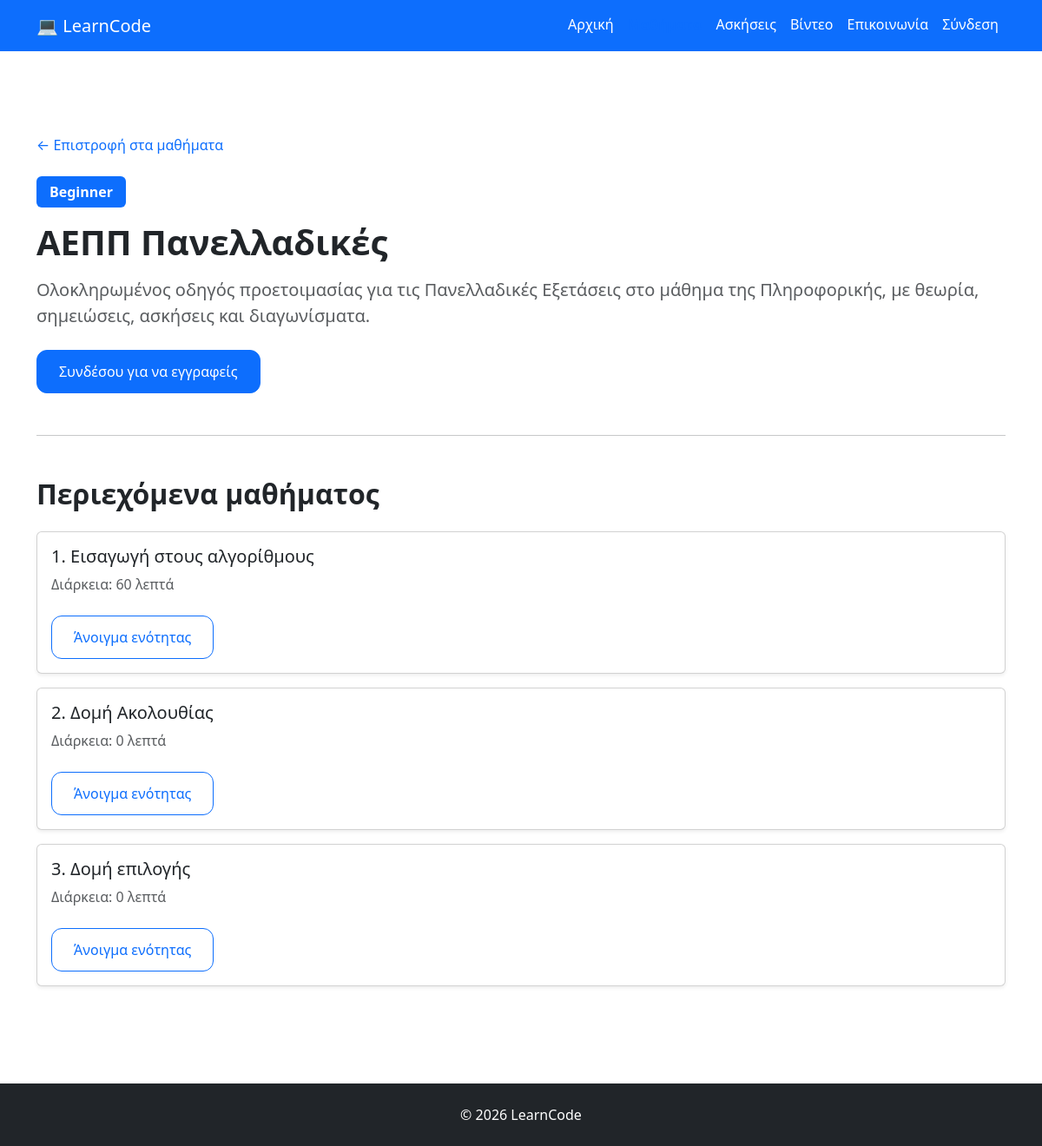
The app's page /courses/aepp-panelladikes/ with its own data.
### courses/models.py (models this page shows, shortened)
class Course(models.Model):
    LEVEL_CHOICES = [
        ("beginner", "Beginner"),
        ("intermediate", "Intermediate"),
        ("advanced", "Advanced"),
    ]
    title = models.CharField(max_length=200)
    slug = models.SlugField(unique=True, blank=True)
    description = models.TextField()
    level = models.CharField(
        max_length=20,
        choices=LEVEL_CHOICES,
        default="beginner",
    )
    order = models.PositiveIntegerField(default=1)
    published = models.BooleanField(default=False)
    created_at = models.DateTimeField(auto_now_add=True)
    class Meta:
        ordering = ["order"]

class Lesson(models.Model):
    course = models.ForeignKey(
        Course,
        on_delete=models.CASCADE,
        related_name="lessons",
    )
    title = models.CharField(max_length=200)
    slug = models.SlugField()
    content = models.TextField()
    order = models.PositiveIntegerField(default=1)
    duration = models.PositiveIntegerField(
        default=0,
        help_text="Διάρκεια σε λεπτά",
    )
    published = models.BooleanField(default=False)
    created_at = models.DateTimeField(auto_now_add=True)
    class Meta:
        ordering = ["order"]
        constraints = [
            models.UniqueConstraint(
                fields=["course", "slug"],
                name="unique_lesson_slug_per_course",
            )
        ]

### courses/views.py (the view, shortened to what this page needs)
# urls.py: path("<slug:slug>/",views.course_detail,name="course_detail",),
def course_detail(request, slug):
    course = get_object_or_404(
        Course,
        slug=slug,
        published=True,
    )
    is_enrolled = False
    total_lessons = course.lessons.filter(published=True,).count()
    completed_lessons = 0
    progress_percentage = 0
    context = {
        "course": course,
        "is_enrolled": is_enrolled,
        "total_lessons": total_lessons,
        "completed_lessons": completed_lessons,
        "progress_percentage": progress_percentage,
    }
    return render(
        request,
        "courses/course_detail.html",
        context,
    )

### courses/templates/courses/course_detail.html (shortened to what this page needs)
{% extends "base.html" %}
{% block content %}
<section class="py-5">
    <a
        href="{% url 'course_list' %}"
        class="text-decoration-none"
    >
        ← Επιστροφή στα μαθήματα
    </a>
    <div class="mt-4">
        <span class="badge bg-primary mb-3">
            {{ course.get_level_display }}
        </span>
        <h1 class="fw-bold">
            {{ course.title }}
        </h1>
        <p class="lead text-muted mt-3">
            {{ course.description }}
        </p>
    </div>
    <div class="mt-4">
        {% if user.is_authenticated %}
            {% if is_enrolled %}
                <div class="alert alert-success">
                    ✅ Έχεις εγγραφεί σε αυτό το μάθημα.
                </div>
                <div class="card shadow-sm mb-4">
                <div class="card-body">
                    <div class="d-flex justify-content-between mb-2">
                        <span class="fw-semibold">
                            Η πρόοδός σου
                        </span>
                        <span>
                            {{ completed_lessons }} από {{ total_lessons }} ενότητες
                        </span>
                    </div>
                    <div
                        class="progress"
                        role="progressbar"
                        aria-valuenow="{{ progress_percentage }}"
                        aria-valuemin="0"
                        aria-valuemax="100"
                    >
                        <div
                            class="progress-bar"
                            style="width: {{ progress_percentage|default:"0" }}%;"
                        >
                            {{ progress_percentage|default:"0" }}%
                        </div>
                    </div>
                </div>
            </div>
                <form
                    method="post"
                    action="{% url 'unenroll_course' course.slug %}"
                >
                    {% csrf_token %}
                    <button
                        type="submit"
                        class="btn btn-outline-danger"
                    >
                        Απεγγραφή από το μάθημα
                    </button>
                </form>
            {% else %}
                <form
                    method="post"
                    action="{% url 'enroll_course' course.slug %}"
                >
                    {% csrf_token %}
                    <button
                        type="submit"
                        class="btn btn-primary"
                    >
                        Εγγραφή στο μάθημα
                    </button>
                </form>
            {% endif %}
        {% else %}
            <a
                href="{% url 'login' %}?next={{ request.path }}"
                class="btn btn-primary"
            >
                Συνδέσου για να εγγραφείς
            </a>
        {% endif %}
    </div>
    <hr class="my-5">
    <div>
        <h2 class="fw-bold mb-4">
            Περιεχόμενα μαθήματος
        </h2>
        {% for lesson in course.lessons.all %}
            {% if lesson.published %}
                <div class="card shadow-sm mb-3">
                    <div class="card-body">
                        <h5 class="card-title mb-2">
                            {{ lesson.order }}. {{ lesson.title }}
                        </h5>
                        <p class="text-muted">
                            Διάρκεια: {{ lesson.duration }} λεπτά
                        </p>
                        <a
                            href="{% url 'lesson_detail' course.slug lesson.slug %}"
                            class="btn btn-outline-primary mt-2"
                        >
                            Άνοιγμα ενότητας
                        </a>
                    </div>
                </div>
            {% endif %}
        {% empty %}
            <div class="alert alert-info">
                Δεν υπάρχουν ακόμη διαθέσιμα μαθήματα.
            </div>
        {% endfor %}
    </div>
</section>
{% endblock %}

### static/css/style.css (style rules this page uses)
.btn { border-radius:12px; padding:12px 25px; margin-right:10px; }
.badge { font-size:1rem; padding:10px 15px; }

### records on screen
Course: level "Beginner", title "ΑΕΠΠ Πανελλαδικές", description "Ολοκληρωμένος οδηγός προετοιμασίας για τις Πανελλαδικές Εξετάσεις στο μάθημα της Πληροφορικής, με θεωρία, σημειώσεις, ασκήσεις και διαγωνίσματα."
Lesson: order "1", title "Εισαγωγή στους αλγορίθμους", duration "60"
Lesson: order "2", title "Δομή Ακολουθίας", duration "0"
Lesson: order "3", title "Δομή επιλογής", duration "0"
